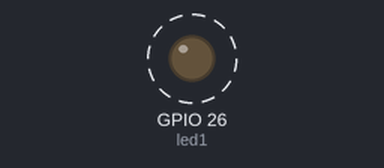
A program run on a simulated ESP32 board running MicroPython. Parts: output pins drawn as LEDs (lit = HIGH). Dashed ring = blinking. What the program prints to the serial console is not drawn.

Above: at 1.0 s.
Timing chart, 0 to 4.7 s (numbered marks = the images above):
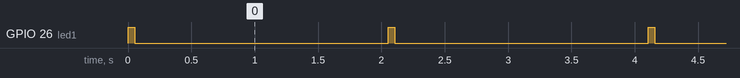

Measured:
- by itself, GPIO 26 (led1): alternates HIGH for 0.05 s and LOW for 2.0 s

The program:

nonblocking_asymmetric.py
```python
# A small program showing how to implement a
# non-blocking asymmetric toggle delay on an LED
from machine import Pin
import time

########################################
# CONFIGURATION
pin_led1 = 26                          # The LED pin

duration_on = 50                       # Duration of LED on in ms
duration_off = 2000                    # Duration of LED off in ms

########################################
# OBJECTS
led1 = Pin(pin_led1, Pin.OUT)

########################################
# VARIABLES
next_time = 0                          # Non blocking flow control

########################################
# PROGRAM

print("LED1 non blocking asymmetric toggle")

while True:
    if time.ticks_diff(time.ticks_ms(), next_time) > 0:
        value = led1.value()
        if value == 1:
            led1.value(0)
            next_time = time.ticks_ms() + duration_off
        else:
            led1.value(1)
            next_time = time.ticks_ms() + duration_on
```
